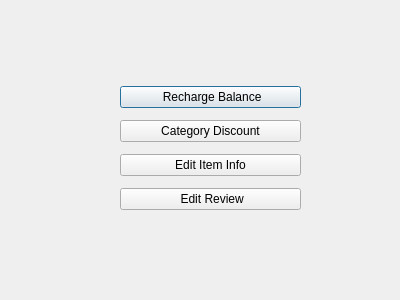
<?xml version="1.0" encoding="UTF-8"?>
<ui version="4.0">
 <class>update_query</class>
 <widget class="QDialog" name="update_query">
  <property name="geometry">
   <rect>
    <x>0</x>
    <y>0</y>
    <width>400</width>
    <height>300</height>
   </rect>
  </property>
  <property name="windowTitle">
   <string>Dialog</string>
  </property>
  <widget class="QWidget" name="verticalLayoutWidget">
   <property name="geometry">
    <rect>
     <x>120</x>
     <y>80</y>
     <width>181</width>
     <height>139</height>
    </rect>
   </property>
   <layout class="QVBoxLayout" name="verticalLayout">
    <item>
     <widget class="QPushButton" name="insert_s1">
      <property name="text">
       <string>	Recharge Balance</string>
      </property>
     </widget>
    </item>
    <item>
     <widget class="QPushButton" name="insert_s2">
      <property name="text">
       <string>Category Discount</string>
      </property>
     </widget>
    </item>
    <item>
     <widget class="QPushButton" name="insert_s3">
      <property name="text">
       <string>Edit Item Info</string>
      </property>
     </widget>
    </item>
    <item>
     <widget class="QPushButton" name="insert_s4">
      <property name="text">
       <string>	Edit Review</string>
      </property>
     </widget>
    </item>
   </layout>
  </widget>
 </widget>
 <resources/>
 <connections/>
</ui>
